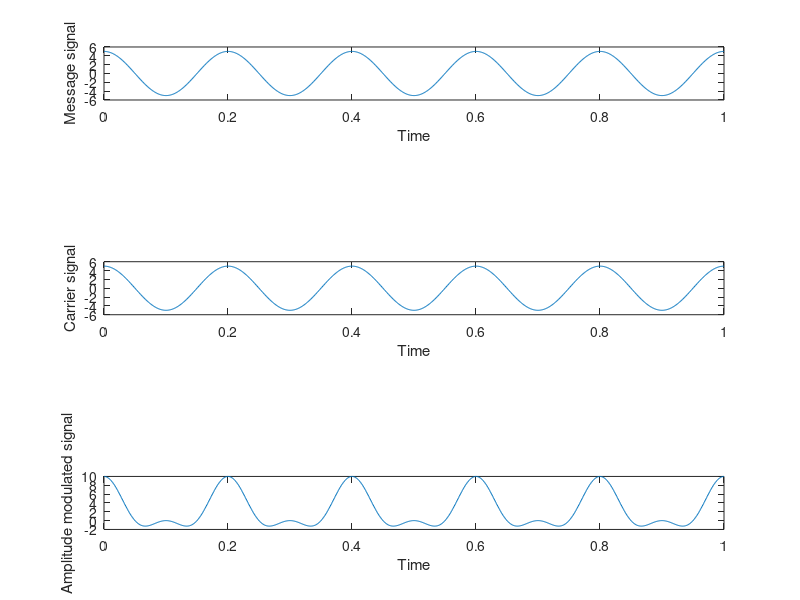

This chart was generated by the following MATLAB code:
clc
close all;
clear all;

t=0:.001:1;

fm = input('Enter the value of frequency of message: ')
Am = input('Enter the value of amplitude of message: ')
ym = Am * cos(2*pi*fm*t)
subplot(5, 1, 1)
plot(t, ym)
ylabel('Message signal')
xlabel('Time')

fc = input('Enter the value of frequency of carrier: ')
Ac = input('Enter the value of amplitude of carrier: ')
yc = Ac * cos(2*pi*fc*t)
subplot(5, 1, 3)
plot(t, yc)
ylabel('Carrier signal')
xlabel('Time')

Amod = (Ac+ym).*cos(2*pi*fc*t)
subplot(5, 1, 5)
plot(t, Amod)
ylabel('Amplitude modulated signal')
xlabel('Time')

# Inputs
# fm = 2
# Am = 1
# fc = 20
# Ac = 1